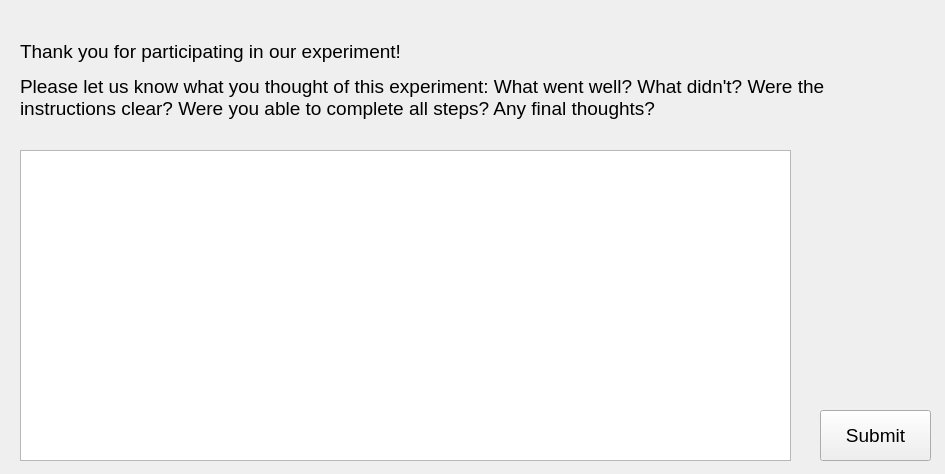
<?xml version="1.0" encoding="UTF-8"?>
<ui version="4.0">
 <class>Form</class>
 <widget class="QWidget" name="Form">
  <property name="geometry">
   <rect>
    <x>0</x>
    <y>0</y>
    <width>945</width>
    <height>474</height>
   </rect>
  </property>
  <property name="windowTitle">
   <string>Form</string>
  </property>
  <widget class="QPushButton" name="submit">
   <property name="geometry">
    <rect>
     <x>820</x>
     <y>410</y>
     <width>111</width>
     <height>51</height>
    </rect>
   </property>
   <property name="font">
    <font>
     <pointsize>14</pointsize>
    </font>
   </property>
   <property name="text">
    <string>Submit</string>
   </property>
  </widget>
  <widget class="QLabel" name="label">
   <property name="geometry">
    <rect>
     <x>20</x>
     <y>10</y>
     <width>901</width>
     <height>141</height>
    </rect>
   </property>
   <property name="font">
    <font>
     <pointsize>14</pointsize>
    </font>
   </property>
   <property name="text">
    <string>&lt;html&gt;&lt;head/&gt;&lt;body&gt;&lt;p&gt;Thank you for participating in our experiment!&lt;/p&gt;&lt;p&gt;Please let us know what you thought of this experiment: What went well? What didn't? Were the instructions clear? Were you able to complete all steps? Any final thoughts?&lt;/p&gt;&lt;/body&gt;&lt;/html&gt;</string>
   </property>
   <property name="wordWrap">
    <bool>true</bool>
   </property>
  </widget>
  <widget class="QTextEdit" name="Survey">
   <property name="geometry">
    <rect>
     <x>20</x>
     <y>150</y>
     <width>771</width>
     <height>311</height>
    </rect>
   </property>
  </widget>
 </widget>
 <resources/>
 <connections/>
</ui>
